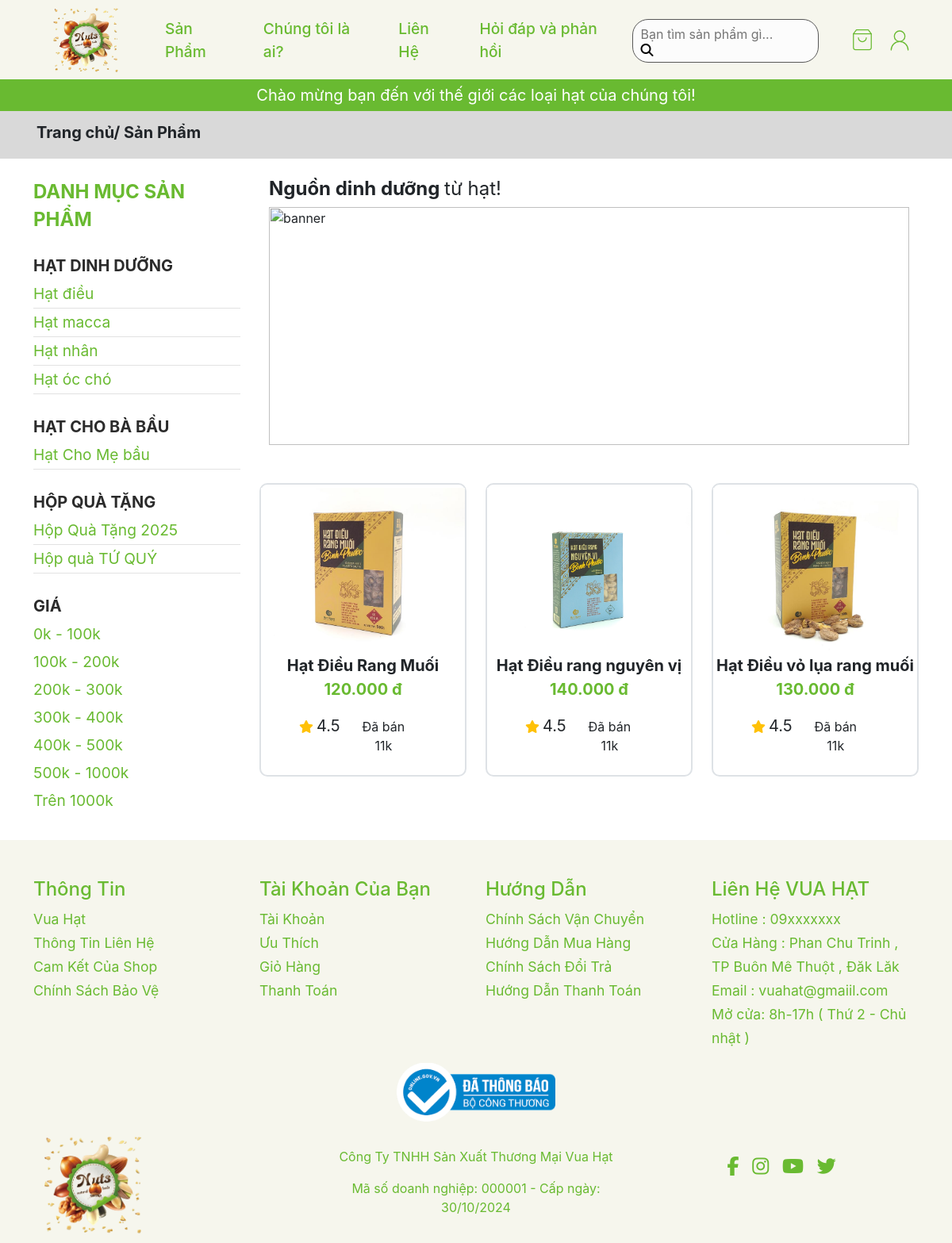
Page /client/shop.php?view=1 on the committed database.
### tables this page shows
CREATE TABLE `categories` (
  `idCategory` int(11) NOT NULL,
  `nameCategory` varchar(250) NOT NULL
);

CREATE TABLE `subcategory` (
  `idSubCategory` int(11) NOT NULL,
  `nameSubCategory` varchar(250) NOT NULL,
  `idCategory` int(11) NOT NULL
);

CREATE TABLE `products` (
  `idProduct` int(11) NOT NULL,
  `nameProduct` text NOT NULL,
  `description` text NOT NULL,
  `idSubCategory` int(11) NOT NULL
);

### client/DBUntil.php (called while the page is built, shortened)
<?php
include "Database.php";
class DBUntil
{
    private $connection = null;
    function __construct()
    {
        $db = new Database(HOST, USERNAME, PASSWORD, DB_NAME);
        $this->connection = $db->getConnection();
    }
    public function select($sql, $params = [])
    {
        $stmt = $this->connection->prepare($sql);
        $stmt->execute($params);
        $stmt->setFetchMode(PDO::FETCH_ASSOC);
        return $stmt->fetchAll();
    }
}

### client/Database.php (called while the page is built, shortened)
<?php
class Database
{
    private $host;
    private $username;
    private $password;
    private $dbname;
    public function __construct($host, $username, $password, $dbname)
    {
        $this->host = $host;
        $this->username = $username;
        $this->password = $password;
        $this->dbname = $dbname;
    }
    public function getConnection()
    {
        try {
            $url = "mysql:host=" . $this->host . ";dbname=" . $this->dbname;
            $this->connection = new PDO($url, $this->username, $this->password);
            $this->connection->setAttribute(PDO::ATTR_ERRMODE, PDO::ERRMODE_EXCEPTION);
            return $this->connection;
        } catch (\Exception $e) {
            echo "Error: " . $e->getMessage();
            return null;
        }
    }
}

### client/includes/aside.php (the view, shortened to what this page needs)
<?php
include_once("./DBUntil.php");
$dbHelper = new DBUntil();
$categories = $dbHelper->select("SELECT * FROM categories");
$subcategories = $dbHelper->select("SELECT * FROM subcategory");
$subcategoriesByCategory = [];
foreach ($subcategories as $subcate) {
    $subcategoriesByCategory[$subcate['idCategory']][] = $subcate;
}
?>
<aside class="sidebar">
    <div class="sidebar">
        <div class="sidebar-product-general pt-4 ">
            <ul class="px-0 heading">
                <li class="category-item  fw-bold fs-4">
                    DANH MỤC SẢN PHẨM
                </li>
            </ul>
            <ul class="category-list px-0">
                <?php foreach ($categories as $category) : ?>
                <li class="category-item mt-4">
                    <a href="shop.php?category=<?php echo $category['idCategory']; ?>"
                        class="fw-bold fs-5 text-uppercase">
                        <?php echo $category['nameCategory']; ?>
                    </a>
                </li>
                <?php if (isset($subcategoriesByCategory[$category['idCategory']])) : ?>
                <?php foreach ($subcategoriesByCategory[$category['idCategory']] as $subCategory) : ?>
                <li class="category-item subcategory">
                    <a href="shop.php?view=<?php echo $subCategory['idSubCategory']; ?>">
                        <?php echo $subCategory['nameSubCategory']; ?>
                    </a>
                </li>
                <?php endforeach; ?>
                <?php endif; ?>
                <?php endforeach; ?>
            </ul>
            <ul class="mt-4 px-0">
                <li class="category-item">
                    <a href="shop.php?view=Dog_products" class="fw-bold fs-5 text-uppercase">Giá</a>
                </li>
                <li class="category-item  price"><a href="../client/shop.php?min_price=0&amp;max_price=100000">0k
                        - 100k</a></li>
                <li class="category-item price"><a
                        href="../client/shop.php?min_price=100000&amp;max_price=200000">100k
                        - 200k</a></li>
                <li class="category-item price"><a
                        href="../client/shop.php?min_price=200000&amp;max_price=300000">200k
                        - 300k</a></li>
                <li class="category-item price"><a
                        href="../client/shop.php?min_price=300000&amp;max_price=400000">300k
                        - 400k</a></li>
                <li class="category-item price"><a
                        href="../client/shop.php?min_price=400000&amp;max_price=500000">400k
                        - 500k</a></li>
                <li class="category-item price"><a
                        href="../client/shop.php?min_price=500000&amp;max_price=1000000">500k
                        - 1000k</a></li>
                <li class="category-item price"><a
                        href="../client/shop.php?min_price=1000000">Trên 1000k</a></li>
            </ul>
        </div>
    </div>
</aside>

### client/shop.php (shortened to what this page needs)
<?php
include "./DBUntil.php";
$dbHelper = new DBUntil();
function formatCurrencyVND($number)
{
    return number_format($number, 0, ',', '.') . ' đ';
}
$minPrice = isset($_GET['min_price']) ? intval($_GET['min_price']) : 0;
$maxPrice = isset($_GET['max_price']) ? intval($_GET['max_price']) : PHP_INT_MAX;
$idSubCategory = isset($_GET['view']) ? intval($_GET['view']) : null;
$query = "SELECT p.*, MIN(pic.namePicProduct) AS namePic, sctg.nameSubCategory, ctg.nameCategory  ,prds.price
          FROM products p
          INNER JOIN product_size prds ON p.idProduct = prds.idProduct
          JOIN picproduct pic ON p.idProduct = pic.idProduct
          JOIN subcategory sctg ON p.idSubCategory = sctg.idSubCategory
          JOIN categories ctg ON ctg.idCategory = sctg.idCategory
          WHERE prds.price BETWEEN $minPrice AND $maxPrice";
if ($idSubCategory !== null) {
    $query .= " AND sctg.idSubCategory = $idSubCategory";
}
$query .= " GROUP BY p.idProduct ORDER BY p.idProduct";
$products = $dbHelper->select($query);
?>
<!DOCTYPE html>
<html lang="en">
<?php include "./includes/head.php" ?>
<body>
    <?php include "./includes/header.php" ?>
    <main>
        <div class="d-flex justify-content-center align-items-center header-outstanding">
            <p class="link-cate m-1 fs-5 text-white">Chào mừng bạn đến
                với thế giới các loại hạt của chúng tôi!</p>
        </div>
        <div class="page">
            <div class="container align-items-center">
                <div class="d-flex pt-2">
                    <p class=" m-1 fs-5 fw-bold">Trang chủ/ Sản Phẩm</p>
                </div>
            </div>
        </div>
        <div id="shop">
            <div class="container">
                <div class="row">
                    <div class="col-md-3">
                        <?php include "./includes/aside.php" ?>
                    </div>
                    <div class="col-md-9 mt-4">
                        <div class="container">
                            <div class="row banner">
                                <h3 class="fw-bold fs-4">Nguồn dinh dưỡng <span class="fw-normal">từ hạt!</span></h3>
                                <div class="banner">
                                    <img src="./images/assorted-nuts-bazzini-500x900-min.png" alt="banner" width="100%"
                                        height="300" class>
                                </div>
                            </div>
                        </div>
                        <div class="row mt-5">
                            <?php foreach ($products as $product) { ?>
                                <div class="col-md-4 text-center products">
                                    <a class="text-decoration-none" href="detailProduct.php?id=<?= $product['idProduct'] ?>">
                                        <div class="product-items border border-2 position-relative">
                                            <div class="image-product position-relative">
                                                <img class="w-100 mt-1 main-image" src="../admin/products/image/<?= $product['namePic'] ?>"
                                                    alt="Hình ảnh sản phẩm">
                                            </div>
                                            <div class="name-price text-center">
                                                <span class="text-dark fw-bold fs-5"><?= $product['nameProduct'] ?></span>
                                                <p class="fw-bold price fs-5"><?= formatCurrencyVND($product['price']) ?></p>
                                                <div class="evaluate d-flex justify-content-start mx-5">
                                                    <i class="fas fa-star text-warning mt-2 me-1"></i>
                                                    <p class="fw-medium text-dark fs-5">4.5</p>
                                                    <div class="bought d-flex justify-content-start mx-4 mt-1">
                                                        <p class="text-dark fs-6">Đã bán 11k</p>
                                                    </div>
                                                </div>
                                            </div>
                                        </div>
                                    </a>
                                </div>
                            <?php } ?>
                        </div>
                    </div>
                </div>
    </main>
    <?php include "./includes/footer.php" ?>
</body>
</html>

### client/css/style.css (style rules this page uses)
:root { --font-body: "Nunito", -apple-system, BlinkMacSystemFont, "Segoe UI", Roboto, "Helvetica Neue", Arial, sans-serif, "Apple Color Emoji", "Segoe UI Emoji", "Segoe UI Symbol", "Noto Color Emoji"; --color: #69BA31; --color-main: #ffffff; --color-header: #F6F6ED; --color-footer: #F6F6ED; --color-hover: #353535; }
* { padding: 0; margin: 0; box-sizing: border-box; font-family: var(--font-body); }
.container { width: 100%; max-width: 1890px; }
.header-outstanding { background-color: var(--color); height: 40px; }
.page { background-color: #D9D9D9; height: 60px; }
aside .sidebar .sidebar-product-general ul li { list-style: none; line-height: 35px; font-size: 1.2rem; }
aside .sidebar .sidebar-product-general ul.heading li { color: var(--color); }
aside .sidebar .sidebar-product-general ul li a { text-decoration: none; color: #2b2b2b; }
.product-items { border-radius: 10px; height: 370px; background-color: var(--color-main); width: 100%; padding: none; margin-bottom: 30px; transition: box-shadow 0.3s ease; }
li.subcategory a { color: var(--color) !important; }
li.price a { color: var(--color) !important; }
li.subcategory { border-bottom: 0.5px solid rgb(226, 226, 226); }
.product-items p.price { color: var(--color); }

### client/css/sp.css (style rules this page uses)
.image-product { position: relative; overflow: hidden; }
.image-product img { transition: opacity 0.3s ease; }

### rows in the picture
categories: nameCategory "HẠT DINH DƯỠNG"
subcategory: nameSubCategory "Hạt điều"
subcategory: nameSubCategory "Hạt macca"
subcategory: nameSubCategory "Hạt nhân"
subcategory: nameSubCategory "Hạt óc chó"
categories: nameCategory "HẠT CHO BÀ BẦU"
subcategory: nameSubCategory "Hạt Cho Mẹ bầu"
categories: nameCategory "HỘP QUÀ TẶNG"
subcategory: nameSubCategory "Hộp Quà Tặng 2025"
subcategory: nameSubCategory "Hộp quà TỨ QUÝ"
products: shows a picture, nameProduct "Hạt Điều Rang Muối", price "120.000 đ"
products: shows a picture, nameProduct "Hạt Điều rang nguyên vị", price "140.000 đ"
products: shows a picture, nameProduct "Hạt Điều vỏ lụa rang muối", price "130.000 đ"
